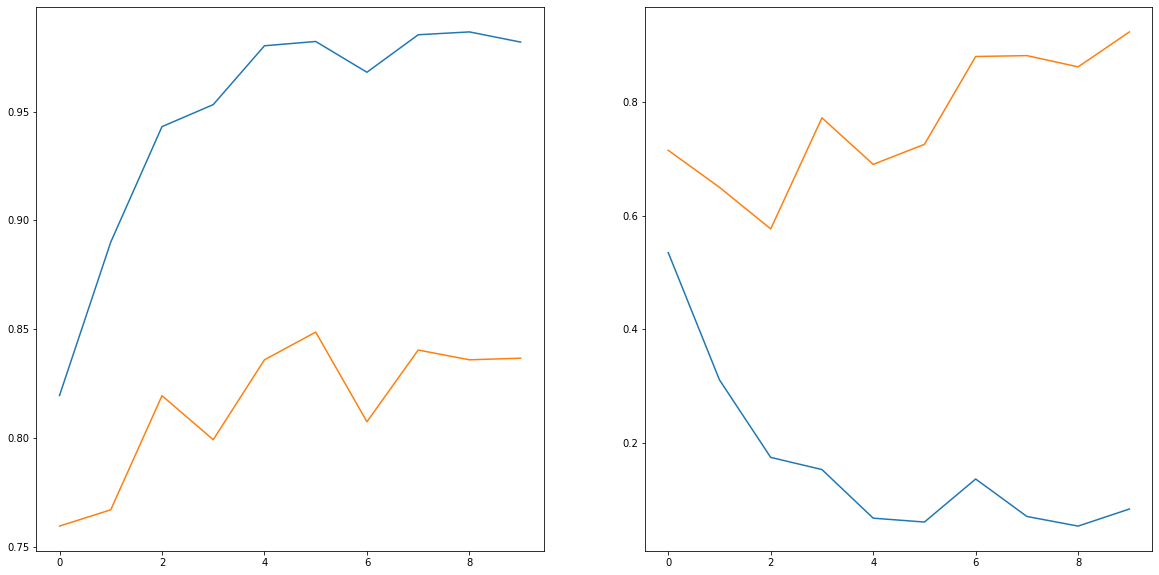

Here is the Python script that generated this plot:
#knock88.py
device = torch.device('cuda')
model = CNN(len(wordids)+1, 300, 100, 4, len(wordids), vocabweights)
x_train, y_train = create_dataset(r'C:\Git\train.txt')
x_test, y_test = create_dataset(r'C:\Git\test.txt')
dataset = create_data(x_train, y_train)
train_loader = DataLoader(dataset, batch_size = 1, shuffle = True)
optim = torch.optim.AdamW(model.parameters(), lr=0.003)
loss_func = nn.CrossEntropyLoss()
train_accuracy = []
test_accuracy = []
train_loss = []
test_loss = []
for epoch in tqdm(range(10)):
    for inputs, target in train_loader:
        optim.zero_grad()
        model.to(device)
        inputs = inputs.to(device)
        target = target.to(device)
        outputs = model(inputs)
        loss = loss_func(outputs, target)
        loss.backward()
        optim.step()
    with torch.no_grad():
        x_train = x_train.to(device)
        x_test = x_test.to(device)
        pred = model(x_train)
        train_accuracy.append(calc_accuracy(torch.argmax(pred, dim=1), y_train))
        train_loss.append(loss_func(pred, y_train.to(device)).detach().cpu().numpy())
        pred = model(x_test)
        test_accuracy.append(calc_accuracy(torch.argmax(pred, dim=1), y_test))
        test_loss.append(loss_func(pred, y_test.to(device)).detach().cpu().numpy())

plt.figure(figsize=(20, 10))
plt.subplot(1,2,1)
plt.plot(train_accuracy, label='train')
plt.plot(test_accuracy, label='test')
plt.subplot(1,2,2)
plt.plot(train_loss, label='train')
plt.plot(test_loss, label='test')
plt.show()
